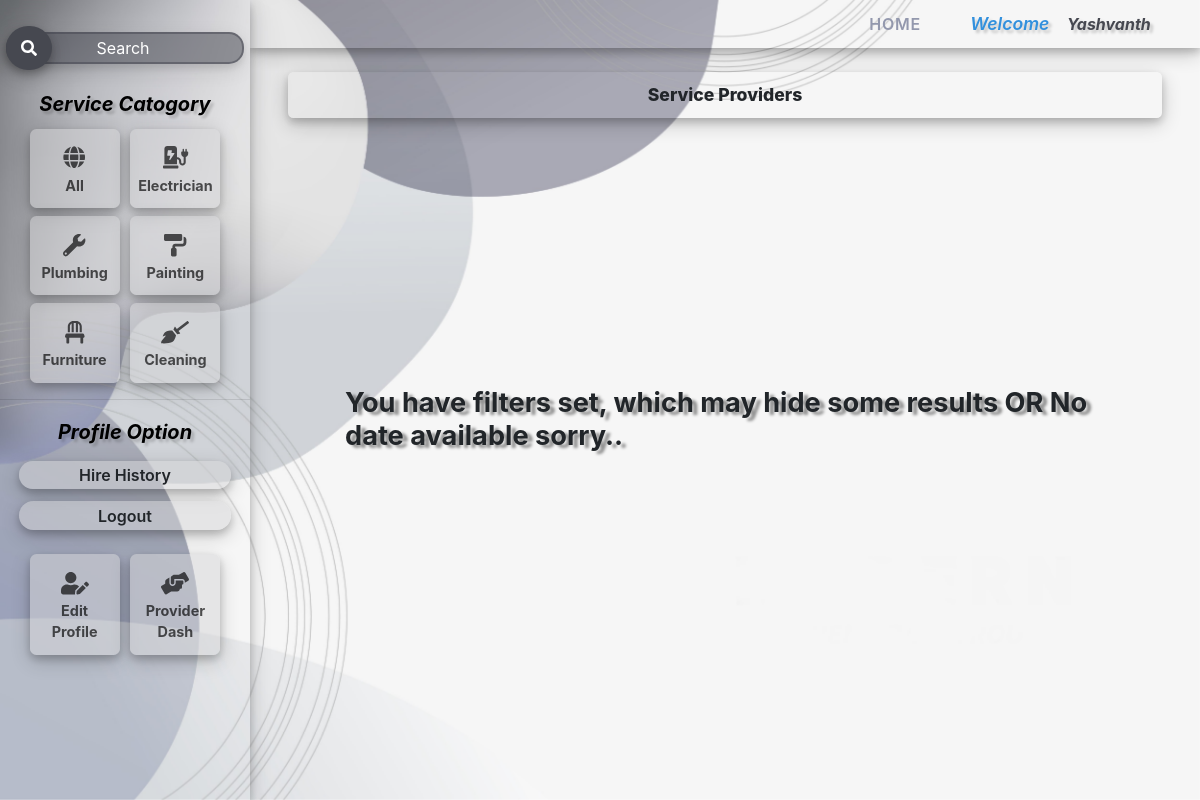
/seekerHome/cleaning/ (signed in), run on an earlier commit of the app's database.
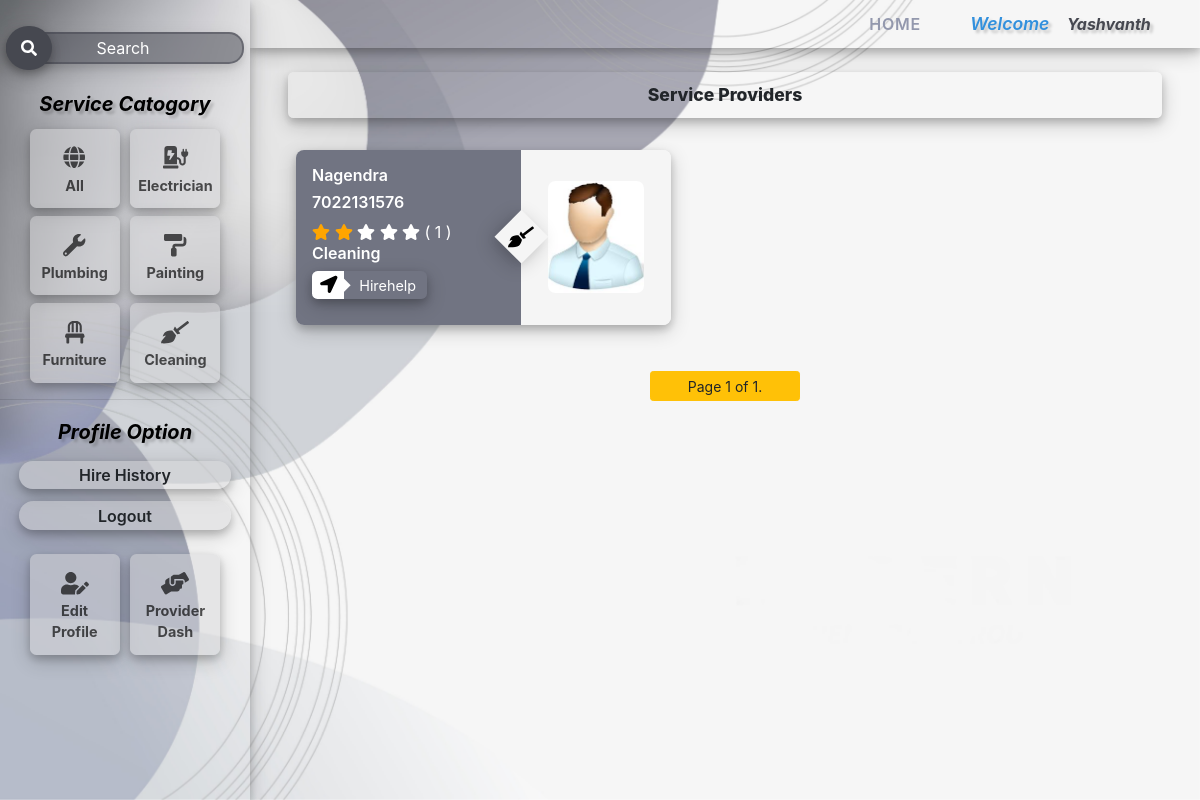
And on a later commit of the database.
### core/models.py (models this page shows, shortened)
class Applicationuser(models.Model):
    class Meta:
        ordering =['uid']
    choice = (('provider','PROVIDER'),('seeker','SEEKER'))
    service_category = (
        ('cleaning','Cleaning'),
        ('plumbing','Plumbing'),
        ('electrician','Electrician'),
        ('painting','Painting'),
        ('furniture','Furniture Assembly')
    )
    uid = models.AutoField(primary_key=True)
    user = models.OneToOneField(User,null=True,on_delete=models.SET_NULL)
    user_satus = models.CharField(max_length=10,choices=choice,null=True,blank=True)
    service_catogory = models.CharField(max_length=50,blank=True,null=True,choices=service_category)
    description = models.TextField(blank=True,null=True)
    phonenumber = models.CharField(max_length=10)
    profile_pic = models.ImageField(upload_to='pic/',blank=True,null=True)
    rating = models.IntegerField(default=0)
    rated_user_count = models.IntegerField(default=0)
    address = models.TextField()

### core/views.py (the view)
# urls.py: url(r"^seekerHome/(?P<service_catogory>[A-Za-z]+)/",views.seeker_home,name="Seeker"),
@login_required
def seeker_home(request,service_catogory = None):
    Number_of_objects_per_page = 15
    context={}
    if request.method == "POST":
        jobAssignmentForm_obj = jobAssignmentForm(request.POST)
        if jobAssignmentForm_obj.is_valid():
            jobAssignmentForm_obj.save()
            jobAssignmentForm_obj = jobAssignmentForm()
    else:
        jobAssignmentForm_obj = jobAssignmentForm()
    if service_catogory == "All":
        obj = Applicationuser.objects.all().exclude(user__username=request.user.username)
    else:
        obj = Applicationuser.objects.filter(Q(service_catogory = service_catogory.lower())).exclude(user__username=request.user.username) or None
    search_query = request.GET.get('search',None)
    if search_query:
        obj = obj.filter(Q(user__username__icontains =search_query)|
                        Q(service_catogory__icontains = search_query)|
                        Q(user_satus__icontains =search_query)|
                        Q(rating__icontains =search_query))
    if obj:
        paginated_object_list = Paginator(obj,Number_of_objects_per_page)
        page_number =  request.GET.get('page')
        obj = paginated_object_list.get_page(page_number)
    context['userlist']=obj
    context['form'] =jobAssignmentForm_obj
    return render(request,'seeker.html',context)

### core/forms.py (shortened to what this page needs)
class jobAssignmentForm(forms.ModelForm):
    seeker_id = forms.IntegerField(widget=forms.TextInput(attrs={'style':'display:none'}))
    provider_id = forms.IntegerField(widget=forms.TextInput(attrs={'style':'display:none'}))
    seeker_name = forms.CharField(label="Job Seeker Name",widget=forms.TextInput(attrs={'readonly':'readonly'}))
    provider_name = forms.CharField(label="Job Provider Name",widget=forms.TextInput(attrs={'readonly':'readonly'}))
    class Meta:
        model = Job
        fields = ('job_title','jobName','job_discription','seeker_id','seeker_name','provider_id','provider_name')
        labels = {
            'jobName':"Enter the job title",
            'job_title':"Job Type",
            'job_discription':"Enter the job discription",
        }
        widgets = {
            'job_discription': forms.Textarea(attrs={"rows":"2"})
        }

### template/seeker.html (shortened to what the changed rows need)
<!DOCTYPE html>
{% load custumTags %}
{% load static %}
{% load crispy_forms_tags %}
<html lang="en">
<head>
    <link rel="stylesheet" href="https://cdnjs.cloudflare.com/ajax/libs/font-awesome/4.7.0/css/font-awesome.min.css">
    <link rel="stylesheet" href="https://maxcdn.bootstrapcdn.com/bootstrap/4.0.0/css/bootstrap.min.css">
</head>
<body>
    <div class="maincontainer" >
        <div class="content-container" >
            <div class="actual_content">
                <div class="rows">
                         <div class="columns one">
                            {% block seeker_html %}
                            <h2 class="headding mt-4" style="width: 92%;">Service Providers</h2>
                            <div class="user_paginator" style="width: 92%; margin: auto;padding: 1em 0em;">
                                    {% for value in userlist %}
                                        <div class="card-container" onclick='get_user_data("{{ value.uid }}")'>
                                                <div class="card-leftpart">
                                                    <h4 class="text-h4">{{ value.user.username }}</h4>
                                                    <h4 class="text-h4">{{ value.phonenumber }}</h4>
                                                    {% for x in "stars" %}
                                                            {% if forloop.counter <= value.rating %}
                                                                <span class="fa fa-star checked"></span>
                                                            {% else %}
                                                                <span class="fa fa-star"></span>
                                                            {% endif %}
                                                    {% endfor %}
                                                    <span>( {{ value.rated_user_count}} )</span>
                                                    <br>
                                                    <span class="center_icon"></span>
                                                        {% if value.service_catogory == "electrician" %}
                                                            <i class="fas fa-charging-station"></i>
                                                        {% elif value.service_catogory == "furniture" %}
                                                                <i class="fas fa-chair"></i>
                                                        {% elif value.service_catogory == "painting" %}
                                                                <i class="fas fa-paint-roller"></i>
                                                        {% elif value.service_catogory == "cleaning" %}
                                                                <i class="fas fa-broom"></i>
                                                        {% else%}
                                                                <i class="fas fa-wrench"></i>
                                                        {% endif %}
                                                    <h4 class="text-h4">{{ value.service_catogory|title  }}</h4>
                                                    <button class="bill_btn" onclick="jobAssignment(event,'{{value.uid}}','{{ value.user.username }}','{{value.service_catogory}}')">
                                                        <span class="left"><i class="fas fa-location-arrow"></i></span>
                                                        <span class="ml-2 right">Hirehelp</span>
                                                    </button>
                                                </div>
                                                <div class="card-rightpart">
                                                    <img class="rightside_image" src="{{ value.profile_pic.url }}" alt="">
                                                </div>
                                        </div>
                                    {% empty %}
                                        <h1 class="errormsg">You have filters set, which may hide some results OR No date available sorry..</h1>
                                    {% endfor %}
                            </div>
                            <div class="padinator">
                                {% if userlist %}
                                <span class="current btn btn-warning  btn-sm" style="width:150px;height: 30px;">
                                    Page {{ userlist.number }} of {{ userlist.paginator.num_pages }}.
                                </span>
                                {% endif %}
                            </div>
                            {% endblock %}
                        </div>
                </div>
            </div>
        </div>
    </div>
</body>
</html>

What changed in the data, as far as the page shows it:
now on this page (row edited): Applicationuser: user.username "Nagendra", phonenumber "7022131576", rated_user_count "1", service_catogory "Cleaning", profile_pic (picture)
Also different on the page:
{{ userlist.number }}: (not shown) → "1"
{{ userlist.paginator.num_pages }}: (not shown) → "1"
text no longer shown: "You have filters set, which may hide some results OR No date available sorry.."
text now shown: "Page of ."
